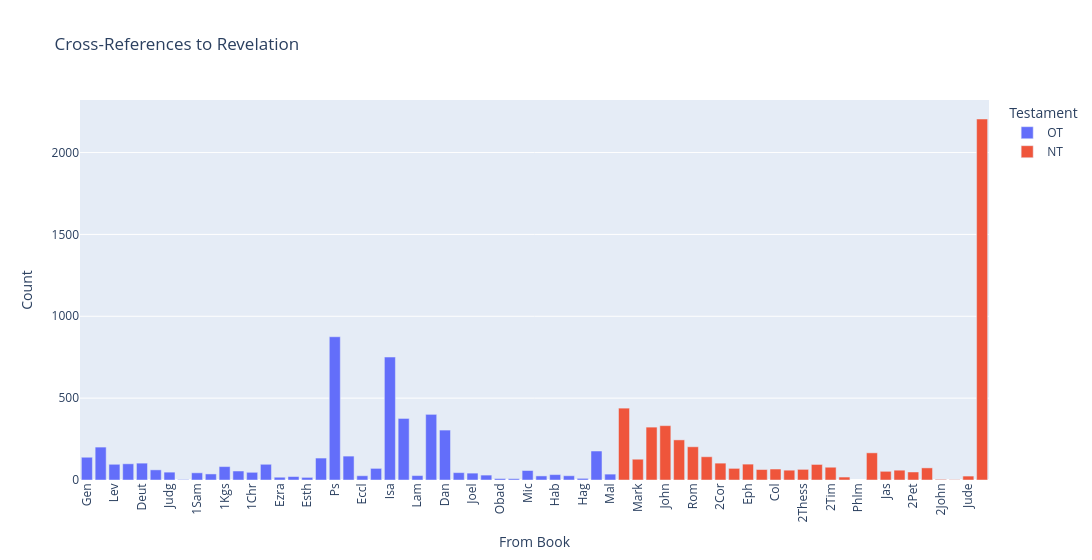

Notebook code for this chart:
### Code cell
fig = px.bar(
    to_revelation_counts,
    x="Book",
    y="Count",
    color="Testament",
    title="Cross-References to Revelation",
    labels={"Book": "From Book", "Count": "Count", "Testament": "Testament"},
    category_orders={"Book": book_order},
    color_discrete_map={"OT": "#636EFA", "NT": "#EF553B"},
)

fig.update_layout(width=1200, height=560)
fig.update_xaxes(tickangle=270)
fig.show()

### Figure 1 — Plotly figure (JSON) as saved in the notebook; plotly's stock layout.template omitted (floating-point values rounded to 4 significant figures)
{"data": [{"alignmentgroup": "True", "hovertemplate": "Testament=OT<br>From Book=%{x}<br>Count=%{y}<extra></extra>", "legendgroup": "OT", "marker": {"color": "#636EFA", "pattern": {"shape": ""}}, "name": "OT", "offsetgroup": "OT", "orientation": "v", "showlegend": true, "textposition": "auto", "type": "bar", "x": ["Gen", "Exod", "Lev", "Num", "Deut", "Josh", "Judg", "Ruth", "1Sam", "2Sam", "1Kgs", "2Kgs", "1Chr", "2Chr", "Ezra", "Neh", "Esth", "Job", "Ps", "Prov", "Eccl", "Song", "Isa", "Jer", "Lam", "Ezek", "Dan", "Hos", "Joel", "Amos", "Obad", "Jonah", "Mic", "Nah", "Hab", "Zeph", "Hag", "Zech", "Mal"], "xaxis": "x", "y": [139, 201, 96, 99, 103, 62, 48, 3, 44, 37, 82, 55, 47, 96, 17, 21, 16, 134, 875, 146, 26, 71, 751, 376, 27, 401, 305, 45, 42, 30, 9, 8, 58, 25, 33, 26, 10, 177, 36], "yaxis": "y"}, {"alignmentgroup": "True", "hovertemplate": "Testament=NT<br>From Book=%{x}<br>Count=%{y}<extra></extra>", "legendgroup": "NT", "marker": {"color": "#EF553B", "pattern": {"shape": ""}}, "name": "NT", "offsetgroup": "NT", "orientation": "v", "showlegend": true, "textposition": "auto", "type": "bar", "x": ["Matt", "Mark", "Luke", "John", "Acts", "Rom", "1Cor", "2Cor", "Gal", "Eph", "Phil", "Col", "1Thess", "2Thess", "1Tim", "2Tim", "Titus", "Heb", "Jas", "1Pet", "2Pet", "1John", "2John", "3John", "Jude", "Rev"], "xaxis": "x", "y": [439, 127, 323, 332, 245, 203, 142, 103, 71, 97, 64, 67, 60, 65, 95, 78, 18, 166, 53, 60, 49, 74, 4, 2, 24, 2205], "yaxis": "y"}], "layout": {"barmode": "relative", "height": 560, "legend": {"title": {"text": "Testament"}, "tracegroupgap": 0}, "title": {"text": "Cross-References to Revelation"}, "width": 1200, "xaxis": {"anchor": "y", "categoryarray": ["Gen", "Exod", "Lev", "Num", "Deut", "Josh", "Judg", "Ruth", "1Sam", "2Sam", "1Kgs", "2Kgs", "1Chr", "2Chr", "Ezra", "Neh", "Esth", "Job", "Ps", "Prov", "Eccl", "Song", "Isa", "Jer", "Lam", "Ezek", "Dan", "Hos", "Joel", "Amos", "Obad", "Jonah", "Mic", "Nah", "Hab", "Zeph", "Hag", "Zech", "Mal", "Matt", "Mark", "Luke", "John", "Acts", "Rom", "1Cor", "2Cor", "Gal", "Eph", "Phil", "Col", "1Thess", "2Thess", "1Tim", "2Tim", "Titus", "Phlm", "Heb", "Jas", "1Pet", "2Pet", "1John", "2John", "3John", "Jude", "Rev"], "categoryorder": "array", "domain": [0, 1], "tickangle": -90, "title": {"text": "From Book"}}, "yaxis": {"anchor": "x", "domain": [0, 1], "title": {"text": "Count"}}}}
